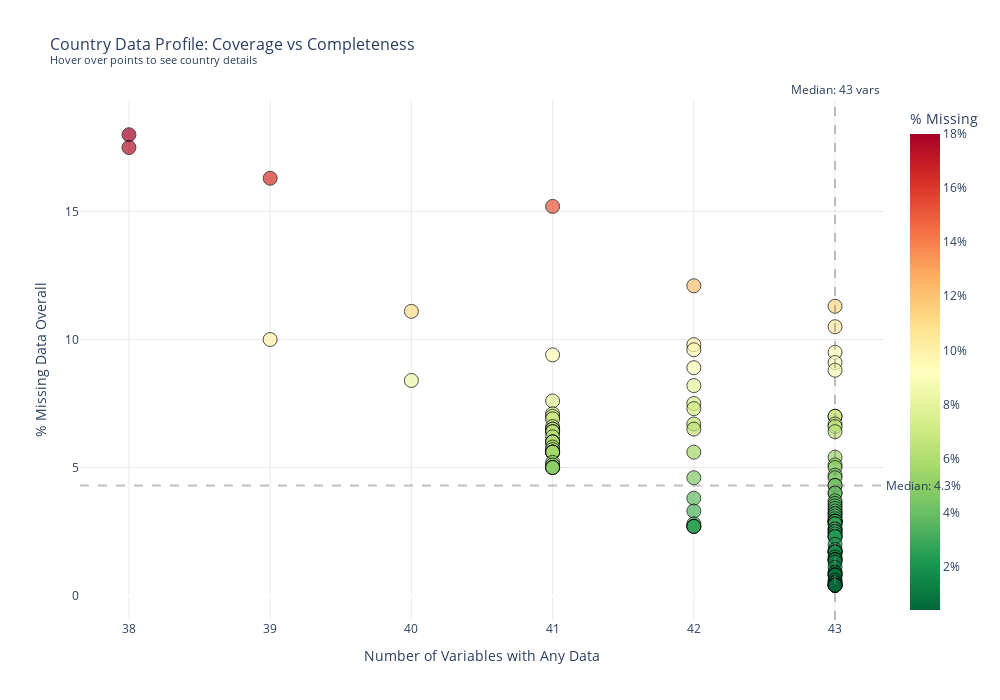

The notebook cell saved with this chart:
### Code cell
import plotly.express as px
import plotly.graph_objects as go

# Create interactive scatter plot
fig = px.scatter(
    country_missing,
    x='Vars with Data',
    y='% Missing',
    color='% Missing',
    color_continuous_scale='RdYlGn_r',
    hover_name='Country',
    hover_data={
        'Code': True,
        'Vars with Data': True,
        '% Missing': ':.1f',
        'Complete Vars': True,
        'Years Covered': True,
        'Rows': True
    },
    title='Country Data Profile: Coverage vs Completeness<br><sup>Hover over points to see country details</sup>',
    labels={
        'Vars with Data': 'Number of Variables with Any Data',
        '% Missing': '% Missing Data Overall',
        'Complete Vars': 'Variables with Complete Data',
        'Years Covered': 'Years Covered'
    }
)

# Update marker styling
fig.update_traces(
    marker=dict(
        size=14,
        line=dict(width=1, color='black'),
        opacity=0.7
    )
)

# Update layout
fig.update_layout(
    width=1000,
    height=700,
    font=dict(size=12),
    title_font=dict(size=16),
    xaxis=dict(
        title_font=dict(size=14),
        gridcolor='lightgray',
        gridwidth=0.5
    ),
    yaxis=dict(
        title_font=dict(size=14),
        gridcolor='lightgray',
        gridwidth=0.5
    ),
    coloraxis_colorbar=dict(
        title='% Missing',
        ticksuffix='%'
    ),
    plot_bgcolor='white',
    hovermode='closest'
)

# Add quadrant lines for reference
median_vars = country_missing['Vars with Data'].median()
median_missing = country_missing['% Missing'].median()

fig.add_hline(y=median_missing, line_dash="dash", line_color="gray", opacity=0.5,
              annotation_text=f"Median: {median_missing:.1f}%", annotation_position="right")
fig.add_vline(x=median_vars, line_dash="dash", line_color="gray", opacity=0.5,
              annotation_text=f"Median: {median_vars:.0f} vars", annotation_position="top")

# Show the plot
fig.show()

# Save as interactive HTML file
fig.write_html('plot7_interactive_country_profile.html')
print("\nInteractive plot saved as 'plot7_interactive_country_profile.html'")
print("Open this file in a browser for full interactivity!")

### Figure 1 — Plotly figure (JSON) as saved in the notebook; plotly's stock layout.template omitted (floating-point values rounded to 4 significant figures; data arrays with more than 128 entries replaced by an {"elided": "..."} marker saying what was removed)
{"data": [{"customdata": {"elided": "119x4 mixed values"}, "hovertemplate": "<b>%{hovertext}</b><br><br>Number of Variables with Any Data=%{x}<br>% Missing Data Overall=%{marker.color:.1f}<br>Code=%{customdata[0]}<br>Variables with Complete Data=%{customdata[1]}<br>Years Covered=%{customdata[2]}<br>Rows=%{customdata[3]}<extra></extra>", "hovertext": ["Libya", "Papua New Guinea", "Equatorial Guinea", "Liberia", "Uzbekistan", "Rwanda", "United Arab Emirates", "Togo", "Chad", "Serbia", "Qatar", "Armenia", "Nepal", "Zimbabwe", "Myanmar", "Mauritania", "Luxembourg", "Malawi", "Kazakhstan", "Guinea", "Bosnia and Herzegovina", "Latvia", "Iraq", "Lithuania", "Ethiopia", "Slovenia", "Angola", "North Macedonia", "Bahrain", "Greece", "Ireland", "Austria", "Georgia", "Morocco", "Tajikistan", "Estonia", "Belgium", "Gabon", "Sudan", "Cameroon", "Ecuador", "Cyprus", "Finland", "Azerbaijan", "Germany", "Spain", "France", "Portugal", "Argentina", "Saudi Arabia", "Poland", "Uganda", "Senegal", "Ghana", "Denmark", "Tunisia", "Israel", "Belarus", "Panama", "Norway", "Zambia", "Guatemala", "Cote d'Ivoire", "Oman", "Mali", "Dominican Republic", "New Zealand", "Namibia", "Algeria", "Bulgaria", "Kuwait", "Burkina Faso", "Switzerland", "Eswatini", "Croatia", "Sri Lanka", "Netherlands", "Thailand", "Sweden", "Romania", "Mozambique", "Niger", "Jamaica", "Nigeria", "Singapore", "Russian Federation", "Madagascar", "Uruguay", "Canada", "Nicaragua", "Albania", "United States", "Pakistan", "Brazil", "Costa Rica", "Botswana", "Indonesia", "Ukraine", "China", "South Africa", "Kenya", "Mongolia", "Peru", "United Kingdom", "Chile", "Honduras", "Italy", "Philippines", "Malaysia", "Japan", "Mexico", "Hungary", "Czechia", "India", "Bolivia", "Australia", "Colombia", "Bangladesh", "Tanzania"], "legendgroup": "", "marker": {"color": [18.0, 17.5, 16.3, 15.2, 12.1, 11.3, 11.1, 10.5, 10.0, 9.8, 9.6, 9.5, 9.4, 9.1, 8.9, 8.8, 8.4, 8.2, 7.6, 7.5, 7.3, 7.1, 7.0, 7.0, 7.0, 6.9, 6.7, 6.7, 6.6, 6.6, 6.5, 6.5, 6.5, 6.4, 6.4, 6.4, 6.2, 6.0, 6.0, 6.0, 5.8, 5.7, 5.6, 5.6, 5.6, 5.6, 5.6, 5.6, 5.4, 5.2, 5.1, 5.1, 5.0, 5.0, 5.0, 5.0, 4.7, 4.6, 4.6, 4.3, 4.3, 4.0, 4.0, 3.8, 3.7, 3.6, 3.5, 3.4, 3.3, 3.3, 3.2, 3.2, 3.1, 3.0, 2.9, 2.9, 2.9, 2.9, 2.9, 2.8, 2.8, 2.8, 2.7, 2.7, 2.7, 2.6, 2.6, 2.5, 2.5, 2.4, 2.3, 2.3, 2.3, 2.0, 1.8, 1.7, 1.7, 1.7, 1.7, 1.5, 1.4, 1.4, 1.4, 1.3, 1.1, 0.9, 0.9, 0.8, 0.8, 0.8, 0.6, 0.5, 0.5, 0.4, 0.4, 0.4, 0.4, 0.4, 0.4], "coloraxis": "coloraxis", "line": {"color": "black", "width": 1}, "opacity": 0.7, "size": 14, "symbol": "circle"}, "mode": "markers", "name": "", "orientation": "v", "showlegend": false, "type": "scatter", "x": [38, 38, 39, 41, 42, 43, 40, 43, 39, 42, 42, 43, 41, 43, 42, 43, 40, 42, 41, 42, 42, 41, 43, 41, 43, 41, 43, 42, 43, 41, 41, 41, 42, 41, 43, 41, 41, 41, 41, 41, 41, 41, 41, 42, 41, 41, 41, 41, 43, 41, 41, 43, 43, 41, 41, 41, 43, 42, 43, 43, 43, 43, 43, 42, 43, 43, 43, 43, 43, 42, 43, 43, 43, 43, 43, 43, 43, 43, 43, 42, 43, 43, 42, 42, 42, 43, 43, 43, 43, 43, 43, 43, 43, 43, 43, 43, 43, 43, 43, 43, 43, 43, 43, 43, 43, 43, 43, 43, 43, 43, 43, 43, 43, 43, 43, 43, 43, 43, 43], "xaxis": "x", "y": [18.0, 17.5, 16.3, 15.2, 12.1, 11.3, 11.1, 10.5, 10.0, 9.8, 9.6, 9.5, 9.4, 9.1, 8.9, 8.8, 8.4, 8.2, 7.6, 7.5, 7.3, 7.1, 7.0, 7.0, 7.0, 6.9, 6.7, 6.7, 6.6, 6.6, 6.5, 6.5, 6.5, 6.4, 6.4, 6.4, 6.2, 6.0, 6.0, 6.0, 5.8, 5.7, 5.6, 5.6, 5.6, 5.6, 5.6, 5.6, 5.4, 5.2, 5.1, 5.1, 5.0, 5.0, 5.0, 5.0, 4.7, 4.6, 4.6, 4.3, 4.3, 4.0, 4.0, 3.8, 3.7, 3.6, 3.5, 3.4, 3.3, 3.3, 3.2, 3.2, 3.1, 3.0, 2.9, 2.9, 2.9, 2.9, 2.9, 2.8, 2.8, 2.8, 2.7, 2.7, 2.7, 2.6, 2.6, 2.5, 2.5, 2.4, 2.3, 2.3, 2.3, 2.0, 1.8, 1.7, 1.7, 1.7, 1.7, 1.5, 1.4, 1.4, 1.4, 1.3, 1.1, 0.9, 0.9, 0.8, 0.8, 0.8, 0.6, 0.5, 0.5, 0.4, 0.4, 0.4, 0.4, 0.4, 0.4], "yaxis": "y"}], "layout": {"annotations": [{"showarrow": false, "text": "Median: 4.3%", "x": 1, "xanchor": "left", "xref": "x domain", "y": 4.3, "yanchor": "middle", "yref": "y"}, {"showarrow": false, "text": "Median: 43 vars", "x": 43, "xanchor": "center", "xref": "x", "y": 1, "yanchor": "bottom", "yref": "y domain"}], "coloraxis": {"colorbar": {"ticksuffix": "%", "title": {"text": "% Missing"}}, "colorscale": [[0, "rgb(0,104,55)"], [0.1, "rgb(26,152,80)"], [0.2, "rgb(102,189,99)"], [0.3, "rgb(166,217,106)"], [0.4, "rgb(217,239,139)"], [0.5, "rgb(255,255,191)"], [0.6, "rgb(254,224,139)"], [0.7, "rgb(253,174,97)"], [0.8, "rgb(244,109,67)"], [0.9, "rgb(215,48,39)"], [1, "rgb(165,0,38)"]]}, "font": {"size": 12}, "height": 700, "hovermode": "closest", "legend": {"tracegroupgap": 0}, "plot_bgcolor": "white", "shapes": [{"line": {"color": "gray", "dash": "dash"}, "opacity": 0.5, "type": "line", "x0": 0, "x1": 1, "xref": "x domain", "y0": 4.3, "y1": 4.3, "yref": "y"}, {"line": {"color": "gray", "dash": "dash"}, "opacity": 0.5, "type": "line", "x0": 43, "x1": 43, "xref": "x", "y0": 0, "y1": 1, "yref": "y domain"}], "title": {"font": {"size": 16}, "text": "Country Data Profile: Coverage vs Completeness<br><sup>Hover over points to see country details</sup>"}, "width": 1000, "xaxis": {"anchor": "y", "domain": [0, 1], "gridcolor": "lightgray", "gridwidth": 0.5, "title": {"font": {"size": 14}, "text": "Number of Variables with Any Data"}}, "yaxis": {"anchor": "x", "domain": [0, 1], "gridcolor": "lightgray", "gridwidth": 0.5, "title": {"font": {"size": 14}, "text": "% Missing Data Overall"}}}}
